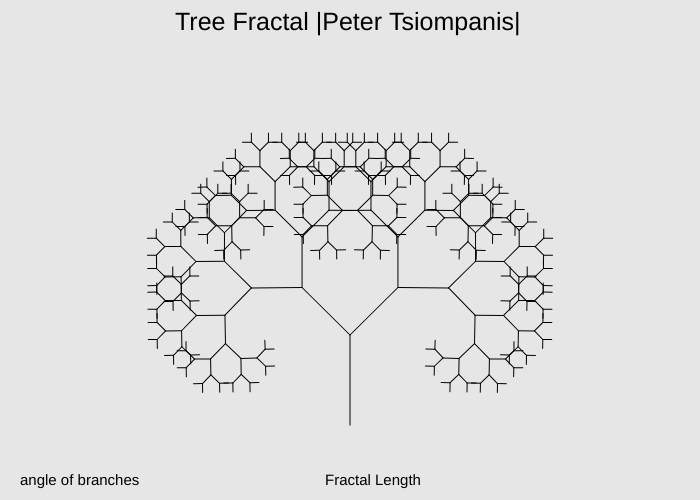
Frame 1 (no input)
Frame 60 (no input): identical to frame 1, image omitted
Frame 120 (the mouse pressed at the canvas centre since frame 60): identical to frame 1, image omitted

The p5.js sketch that drew this single still picture (run headless with seeded random() and noise() and a simulated clock; from frame 60 on, the mouse is pressed at the canvas centre):

// p5.js sketch
// ── sketch.js
var angle
var slider
var secslider
var stop

function setup() { 
  createCanvas(700, 500);
  slider = createSlider(0,PI, PI / 4, 0.01)
  secslider = createSlider(2,100,10,1)
  secslider.position(305, height);
  slider.position(10, height);
  
} 

function draw() { 
  background(230);
  textSize(25);
  text("Tree Fractal |Peter Tsiompanis|", width/4, 30)
  textSize(15);
  text("angle of branches",20, height-15);
  text("Fractal Length",325, height-15);
  angle = slider.value();
  stop = secslider.value();
  translate(width/2, height-75);
  branch(90);
  
}

function branch(len) {
	line(0, 0, 0, -len);
  translate(0, -len);
  if (len > stop) {
  push();
  rotate(angle);
  branch(len * 0.75)
  pop();
  push();
  rotate(-angle);
  branch(len * 0.75)
  pop();  
  }
}
